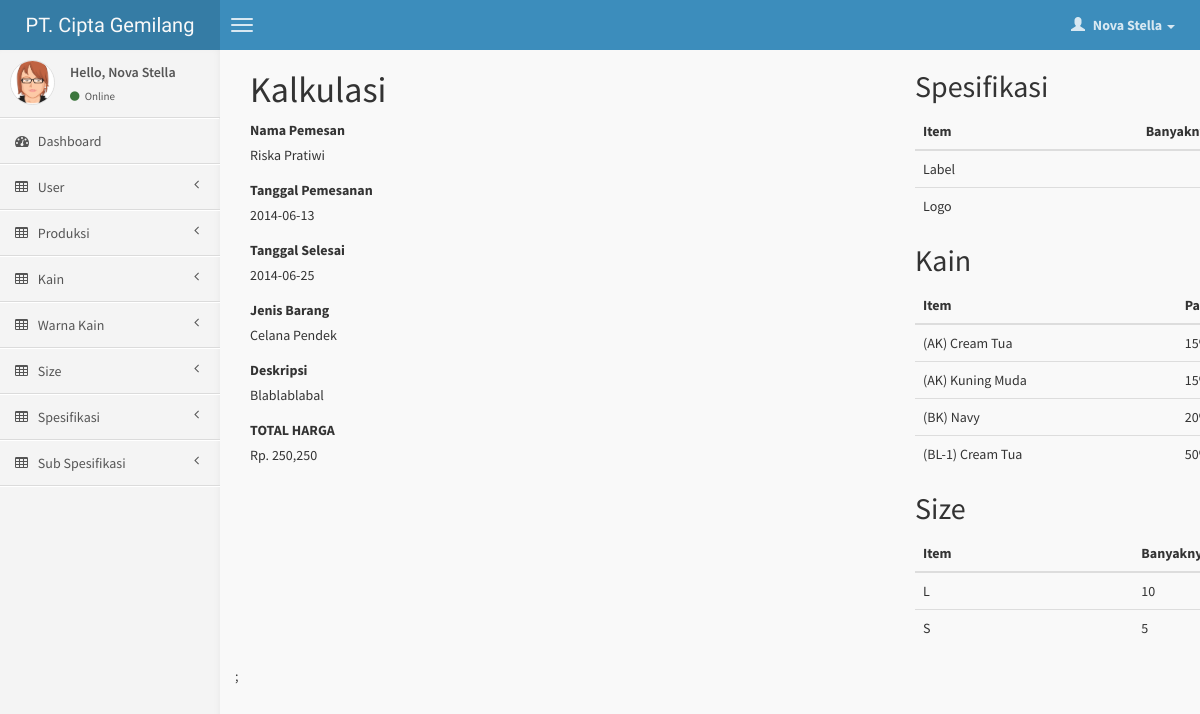
The app's page /page/produksi/kalkulasi.php?id=2 (signed in) with its own data.
### tables this page shows
CREATE TABLE IF NOT EXISTS `user` (
  `id_user` int(11) NOT NULL AUTO_INCREMENT,
  `nama` varchar(100) NOT NULL,
  `username` varchar(15) NOT NULL,
  `password` varchar(255) NOT NULL,
  `level` int(11) NOT NULL,
  `date_created` date NOT NULL,
  PRIMARY KEY (`id_user`)
);

CREATE TABLE IF NOT EXISTS `produksi` (
  `id_produksi` int(11) NOT NULL AUTO_INCREMENT,
  `id_jenis_barang` int(11) NOT NULL,
  `nama` varchar(50) NOT NULL,
  `status` tinyint(4) NOT NULL,
  `tanggal_pemesanan` date NOT NULL,
  `tanggal_selesai` date NOT NULL,
  `deskripsi` text NOT NULL,
  `gambar` varchar(255) NOT NULL,
  PRIMARY KEY (`id_produksi`)
);

CREATE TABLE IF NOT EXISTS `jenis_barang` (
  `id_jenis_barang` int(11) NOT NULL AUTO_INCREMENT,
  `barang` varchar(50) NOT NULL,
  `qty_per_kg` int(5) NOT NULL,
  `harga_jasa` int(10) NOT NULL,
  PRIMARY KEY (`id_jenis_barang`)
);

CREATE TABLE IF NOT EXISTS `produksi_spesifikasi` (
  `id_produksi_spesifikasi` int(11) NOT NULL AUTO_INCREMENT,
  `id_produksi` int(11) NOT NULL,
  `id_spesifikasi` int(11) NOT NULL,
  `id_sub_spesifikasi` int(11) NOT NULL,
  PRIMARY KEY (`id_produksi_spesifikasi`)
);

CREATE TABLE IF NOT EXISTS `spesifikasis` (
  `id_spesifikasi` int(11) NOT NULL AUTO_INCREMENT,
  `spesifikasi` varchar(50) NOT NULL,
  PRIMARY KEY (`id_spesifikasi`)
);

CREATE TABLE IF NOT EXISTS `produksi_warna` (
  `id_produksi_warna` int(11) NOT NULL AUTO_INCREMENT,
  `id_produksi` int(10) NOT NULL,
  `id_kain` int(10) NOT NULL,
  `id_jenis_warna` int(10) NOT NULL,
  `pemakaian` int(10) NOT NULL,
  PRIMARY KEY (`id_produksi_warna`)
);

CREATE TABLE IF NOT EXISTS `kains` (
  `id_kain` int(11) NOT NULL AUTO_INCREMENT,
  `kain` varchar(50) NOT NULL,
  PRIMARY KEY (`id_kain`)
);

CREATE TABLE IF NOT EXISTS `jenis_warna` (
  `id_jenis_warna` int(11) NOT NULL AUTO_INCREMENT,
  `id_kain` int(11) NOT NULL,
  `warna` varchar(50) NOT NULL,
  `harga` int(10) NOT NULL,
  PRIMARY KEY (`id_jenis_warna`)
);

CREATE TABLE IF NOT EXISTS `produksi_size` (
  `id_produksi_size` int(11) NOT NULL AUTO_INCREMENT,
  `id_produksi` int(11) NOT NULL,
  `id_size` int(11) NOT NULL,
  `jumlah` int(11) NOT NULL,
  PRIMARY KEY (`id_produksi_size`)
);

CREATE TABLE IF NOT EXISTS `sizes` (
  `id_size` int(11) NOT NULL AUTO_INCREMENT,
  `size` varchar(50) NOT NULL,
  PRIMARY KEY (`id_size`)
);

### function.php (called while the page is built, shortened)
<?php
	function getUserInfo($field){
		if(isset($_SESSION['id_user'])){
			$q = mysql_query("select * from user where id_user='$_SESSION[id_user]'");
			$data = mysql_fetch_array($q);
			return $data[$field];
		}
		return false;
	}
?>

### page/produksi/kalkulasi.php (the view, shortened to what this page needs)
<?php
	include "../header.php";
?>
<div class="container">
<form role="form" id="form_input" action="proses_edit.php" method="post">
	<?php
		if(isset($_GET['id'])){
			$id_produksi = $_GET['id'];
			$q = "SELECT * FROM produksi where id_produksi= $id_produksi";
			$result = mysql_query($q) or die(mysql_error());
			if($result){
			    $row = mysql_fetch_array($result) or die(mysql_error());
			}
		} else {
			echo "Id Produksi Required";
			exit;
		}
	?>
	<div class="col-md-7">
		<h1>Kalkulasi</h1>
		<div class="form-group">
			<label for="nama">Nama Pemesan</label>
			<div><?php echo $row['nama']; ?></div>
		</div>
		<div class="form-group">
			<label for="tanggal_pemesanan">Tanggal Pemesanan</label>
			<div><?php echo $row['tanggal_pemesanan']; ?></div>
		</div>
		<div class="form-group">
			<label for="tanggal_selesai">Tanggal Selesai</label>
			<div><?php echo $row['tanggal_selesai'];    ?></div>
		</div>
		<div class="form-group">
			<label for="jenis_barang">Jenis Barang</label>
			<?php
				$q = "SELECT * FROM jenis_barang where id_jenis_barang=".$row['id_jenis_barang'];;
				$result = mysql_query($q) or die(mysql_error());
				$jenis_barang = mysql_fetch_array($result);
				$qty_per_kg = $jenis_barang['qty_per_kg'];
				$harga_jasa = $jenis_barang['harga_jasa'];
			?>
			<div><?php echo $jenis_barang['barang']; ?></div>
		</div>
		<div class="form-group">
			<label for="deskripsi">Deskripsi</label>
			<div><?php echo $row['deskripsi'];    ?></div>
		</div>
		<div class="form-group">
			<?php
				if(isset($_GET['id'])){
					$id_produksi = $_GET['id'];
					$jml_pesanan = 0;
					$q_size = "SELECT * FROM produksi_size where id_produksi=$id_produksi";
					$result_size = mysql_query($q_size) or die(mysql_error());
					if($result){
					    while($row = mysql_fetch_row($result_size)) {
					    	$jml_pesanan += $row[3];
						}
					}
					$harga_kain_by_warna = 0;
					$q_warna = "SELECT * FROM produksi_warna where id_produksi=$id_produksi";
					$result_warna = mysql_query($q_warna) or die(mysql_error());
					if($result_warna){
					    while($row = mysql_fetch_row($result_warna)) {
					    	$q2 = "SELECT * FROM jenis_warna WHERE id_jenis_warna=".$row[3];
					    	$result2 = mysql_query($q2);
					    	if ($result2) {
					    		$warna = mysql_fetch_array($result2) or die(mysql_error());
					    		$harga_kain_by_warna += $warna['harga'] * ($row[4]/100);
					    	}
						}
					}
				} else {
					echo "Id Produksi Required";
					exit;
				}
			?>
			<?php
				$spesifikasi = 0;
				$lusin = floor($jml_pesanan / 12);
				if(!$qty_per_kg){
					$bersih = 0;
				} else {
					$bersih = ((($jml_pesanan / $qty_per_kg) * $harga_kain_by_warna) + $spesifikasi + ($harga_jasa * $lusin));
				}
				$total = $bersih + ($bersih * (30/100));
			?>
			<label for="deskripsi">TOTAL HARGA</label>
			<div>Rp. <?php echo number_format($total); ?></div>
		</div>
	</div>
	<div class="col-md-5">
		<?php if($_SESSION['level'] == 1 || $_SESSION['level'] == 2 ){ ?>
		<h2>Spesifikasi</h2>
		<table class="table table-hover" id="table_spesifikasi">
			<thead>
				<tr>
					<th>Item</th>
					<th class="col-md-4">Banyaknya</th>
				</tr>
			</thead>
			<tbody>
				<?php
					if(isset($_GET['id'])){
						$id_produksi = $_GET['id'];
						$q = "SELECT * FROM produksi_spesifikasi where id_produksi=$id_produksi";
						$result = mysql_query($q) or die(mysql_error());
						if($result){
						    while($row = mysql_fetch_row($result)) {
						    	echo "<tr>";
						    	$q2 = "SELECT * FROM spesifikasis where id_spesifikasi=$row[2]";
						    	$result2 = mysql_query($q2);
						    	if($result2){
			 					   $spesifikasi = mysql_fetch_array($result2) or die(mysql_error());
								}
						    	echo "<td>".$spesifikasi['spesifikasi']."</td>";
						    	echo "<td>".$row[4]."</td>";
								echo "</tr>";
							}
						}
					} else {
						echo "Id Produksi Required";
						exit;
					}
				?>
			</tbody>
		</table>
		<?php } ?>
		<h2>Kain</h2>
		<table class="table table-hover" id="table_kain">
			<thead>
				<tr>
					<th>Item</th>
					<th class="col-md-4">Pamakaian</th>
				</tr>
			</thead>
			<tbody>
				<?php
					if(isset($_GET['id'])){
						$id_produksi = $_GET['id'];
						$q = "SELECT * FROM produksi_warna where id_produksi=$id_produksi";
						$result = mysql_query($q) or die(mysql_error());
						if($result){
						    while($row = mysql_fetch_row($result)) {
						    	echo "<tr>";
						    	$q2 = "SELECT * FROM jenis_warna WHERE id_jenis_warna=".$row[3];
						    	$result2 = mysql_query($q2);
						    	if ($result2) {
						    		$warna = mysql_fetch_array($result2) or die(mysql_error());
						    	}
						    	$q3 = "SELECT * FROM kains where id_kain=".$row[2];
						    	$result3 = mysql_query($q3);
						    	if($result3){
			 					   $kain = mysql_fetch_array($result3) or die(mysql_error());
								}
						    	echo "<td>(".$kain['kain'].") ".$warna['warna']."</td>";
						    	echo "<td>".$row[4]."%</td>";
								echo "</tr>";
							}
						}
					} else {
						echo "Id Produksi Required";
						exit;
					}
				?>
			</tbody>
		</table>
		<h2>Size</h2>
		<table class="table table-hover" id="table_size">
			<thead>
				<tr>
					<th>Item</th>
					<th class="col-md-4">Banyaknya</th>
				</tr>
			</thead>
			<tbody>
				<?php
					if(isset($_GET['id'])){
						$id_produksi = $_GET['id'];
						$q = "SELECT * FROM produksi_size where id_produksi=$id_produksi";
						$result = mysql_query($q) or die(mysql_error());
						if($result){
						    while($row = mysql_fetch_row($result)) {
						    	echo "<tr>";
						    	$q2 = "SELECT * FROM sizes where id_size=$row[2]";
						    	$result2 = mysql_query($q2);
						    	if($result2){
			 					   $size = mysql_fetch_array($result2) or die(mysql_error());
								}
						    	echo "<td>".$size['size']."</td>";
						    	echo "<td>".$row[3]."</td>";
						    	echo "</tr>";
							}
						}
					} else {
						echo "Id Produksi Required";
						exit;
					}
				?>
			</tbody>
		</table>
	</div>
<input type="hidden" name="id_produksi" value="<?php echo $id_produksi; ?>">;
</form>
</div>
</body>
</html>

### page/header.php (shortened to what this page needs)
<?php require('../../config/config.php'); require("../../config/session.php"); require("../../function.php");  ?>
<!DOCTYPE html>
<html>
    <head>
        <link href="<?php echo DOMAIN; ?>/css/bootstrap.min.css" rel="stylesheet" type="text/css" />
        <link href="<?php echo DOMAIN; ?>/css/font-awesome.min.css" rel="stylesheet" type="text/css" />
        <link href="<?php echo DOMAIN; ?>/css/ionicons.min.css" rel="stylesheet" type="text/css" />
        <link href="<?php echo DOMAIN; ?>/css/morris/morris.css" rel="stylesheet" type="text/css" />
        <link href="<?php echo DOMAIN; ?>/css/jvectormap/jquery-jvectormap-1.2.2.css" rel="stylesheet" type="text/css" />
        <link href="<?php echo DOMAIN; ?>/css/fullcalendar/fullcalendar.css" rel="stylesheet" type="text/css" />
        <link href="<?php echo DOMAIN; ?>/css/daterangepicker/daterangepicker-bs3.css" rel="stylesheet" type="text/css" />
        <link href="<?php echo DOMAIN; ?>/css/bootstrap-wysihtml5/bootstrap3-wysihtml5.min.css" rel="stylesheet" type="text/css" />
        <link href="../../css/datatables/dataTables.bootstrap.css" rel="stylesheet" type="text/css" />
        <link href="<?php echo DOMAIN; ?>/css/AdminLTE.css" rel="stylesheet" type="text/css" />
    </head>
    <body class="skin-blue">
        <header class="header">
            <a href="index.html" class="logo">
                PT. Cipta Gemilang
            </a>
            <nav class="navbar navbar-static-top" role="navigation">
                <a href="#" class="navbar-btn sidebar-toggle" data-toggle="offcanvas" role="button">
                    <span class="icon-bar"></span>
                    <span class="icon-bar"></span>
                    <span class="icon-bar"></span>
                </a>
                <div class="navbar-right">
                    <ul class="nav navbar-nav">
                        <li class="dropdown user user-menu">
                            <a href="#" class="dropdown-toggle" data-toggle="dropdown">
                                <i class="glyphicon glyphicon-user"></i>
                                <span><?php echo getUserInfo('nama'); ?> <i class="caret"></i></span>
                            </a>
                        </li>
                    </ul>
                </div>
            </nav>
        </header>
        <div class="wrapper row-offcanvas row-offcanvas-left">
            <aside class="left-side sidebar-offcanvas">
                <section class="sidebar">
                    <div class="user-panel">
                        <div class="pull-left image">
                            <img src="<?php echo DOMAIN; ?>/img/avatar3.png" class="img-circle" alt="User Image" />
                        </div>
                        <div class="pull-left info">
                            <p>Hello, <?php echo getUserInfo('nama'); ?></p>
                            <a href="#"><i class="fa fa-circle text-success"></i> Online</a>
                        </div>
                    </div>
                    <ul class="sidebar-menu">
                        <li <?php if($pageActive == 'dashboard'): ?>class="active"<?php endif; ?> >
                            <a href="<?php echo DOMAIN; ?>">
                                <i class="fa fa-dashboard"></i> <span>Dashboard</span>
                            </a>
                        </li>
                        <?php if($_SESSION['level'] == 1): ?>
                        <li class="treeview <?php if($pageActive == 'user'): ?>active<?php endif; ?>">
                            <a href="#">
                                <i class="fa fa-table"></i> <span>User</span>
                                <i class="fa fa-angle-left pull-right"></i>
                            </a>
                        </li>
                        <?php endif; ?>
                        <li class="treeview <?php if($pageActive == 'produksi'): ?>active<?php endif; ?>">
                            <a href="#">
                                <i class="fa fa-table"></i> <span>Produksi</span>
                                <i class="fa fa-angle-left pull-right"></i>
                            </a>
                        </li>
                        <?php if($_SESSION['level'] == 1 || $_SESSION['level'] == 2): ?>
                        <li class="treeview <?php if($pageActive == 'kain'): ?>active<?php endif; ?>">
                            <a href="#">
                                <i class="fa fa-table"></i> <span>Kain</span>
                                <i class="fa fa-angle-left pull-right"></i>
                            </a>
                        </li>
                        <li class="treeview <?php if($pageActive == 'warna'): ?>active<?php endif; ?>">
                            <a href="#">
                                <i class="fa fa-table"></i> <span>Warna Kain</span>
                                <i class="fa fa-angle-left pull-right"></i>
                            </a>
                        </li>
                        <li class="treeview <?php if($pageActive == 'size'): ?>active<?php endif; ?>">
                            <a href="#">
                                <i class="fa fa-table"></i> <span>Size</span>
                                <i class="fa fa-angle-left pull-right"></i>
                            </a>
                        </li>
                        <li class="treeview <?php if($pageActive == 'spesifikasi'): ?>active<?php endif; ?>">
                            <a href="#">
                                <i class="fa fa-table"></i> <span>Spesifikasi</span>
                                <i class="fa fa-angle-left pull-right"></i>
                            </a>
                        </li>
                        <li class="treeview <?php if($pageActive == 'sub_spesifikasi'): ?>active<?php endif; ?>">
                            <a href="#">
                                <i class="fa fa-table"></i> <span>Sub Spesifikasi</span>
                                <i class="fa fa-angle-left pull-right"></i>
                            </a>
                        </li>
                        <?php endif; ?>
                    </ul>
                </section>
            </aside>
            <aside class="right-side">

### records on screen
user: nama "Nova Stella"
produksi: nama "Riska Pratiwi", tanggal_pemesanan "2014-06-13", tanggal_selesai "2014-06-25", deskripsi "Blablablabal"
jenis_barang: barang "Celana Pendek", total "250,250"
produksi_spesifikasi: id_spesifikasi.spesifikasi "Label"
produksi_spesifikasi: id_spesifikasi.spesifikasi "Logo"
produksi_warna: id_kain.kain "AK", id_jenis_warna.warna "Cream Tua", pemakaian "15"
produksi_warna: id_kain.kain "AK", id_jenis_warna.warna "Kuning Muda", pemakaian "15"
produksi_warna: id_kain.kain "BK", id_jenis_warna.warna "Navy", pemakaian "20"
produksi_warna: id_kain.kain "BL-1", id_jenis_warna.warna "Cream Tua", pemakaian "50"
produksi_size: id_size.size "L", jumlah "10"
produksi_size: id_size.size "S", jumlah "5"
